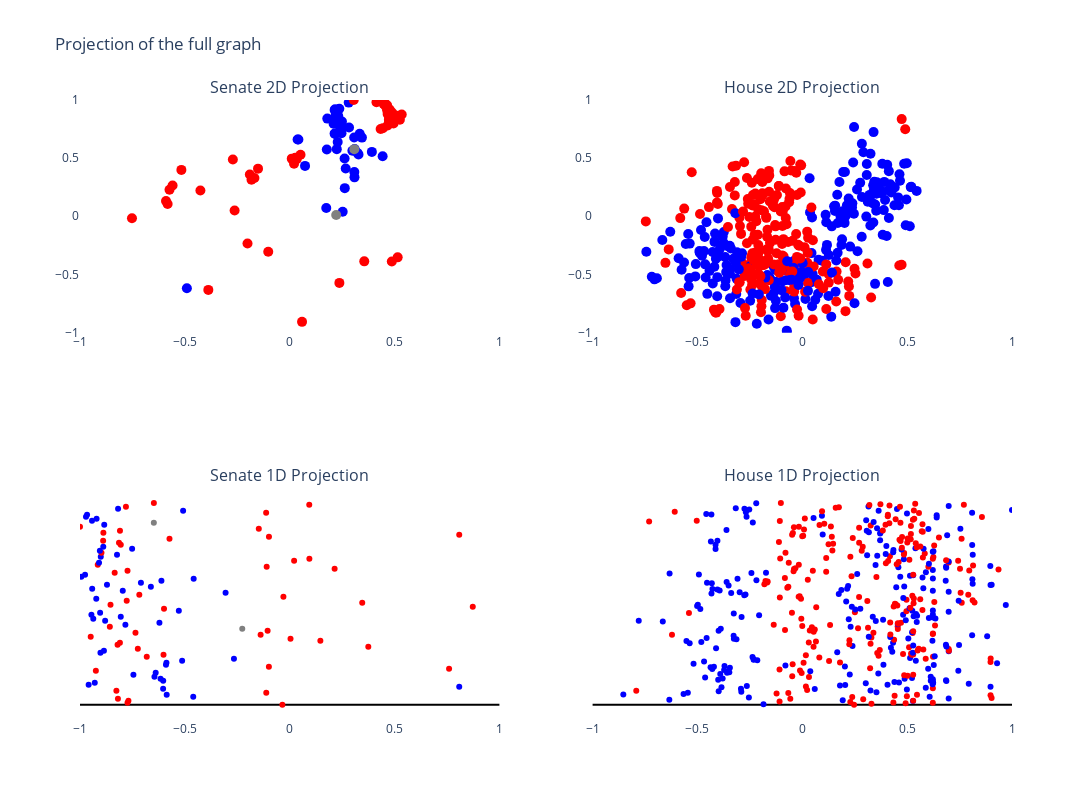

Notebook code for this chart:
### Markdown cell above
# Projection of the full graph 1d

### Code cell
import plotly.graph_objects as go
from plotly.subplots import make_subplots
import pandas as pd

# Assuming DATABASE is already defined
senate: pd.DataFrame = DATABASE[DATABASE["chamber"] == "Senate"]
house: pd.DataFrame = DATABASE[DATABASE["chamber"] == "House"]

# Create a 2x2 subplot
fig = make_subplots(
    rows=2,
    cols=2,
    shared_xaxes=True,
    subplot_titles=(
        "Senate 2D Projection",
        "House 2D Projection",
        "Senate 1D Projection",
        "House 1D Projection",
    ),
)

# Add 2D projections for Senate
fig.add_trace(
    go.Scatter(
        x=senate["projection-2d_x"],
        y=senate["projection-2d_y"],
        mode="markers",
        marker=dict(
            size=10,
            color=senate["color"],
            colorscale="RdBu",
            showscale=False,
        ),
        text=senate["bioname"],
    ),
    row=1,
    col=1,
)

# Add 2D projections for House
fig.add_trace(
    go.Scatter(
        x=house["projection-2d_x"],
        y=house["projection-2d_y"],
        mode="markers",
        marker=dict(
            size=10,
            color=house["color"],
            colorscale="RdBu",
            showscale=False,
        ),
        text=house["bioname"],
    ),
    row=1,
    col=2,
)

# Add 1D projections for Senate
fig.add_trace(
    go.Scatter(
        x=senate["projection-1d"],
        mode="markers",
        marker_color=senate["color"],
    ),
    row=2,
    col=1,
)

# Add 1D projections for House
fig.add_trace(
    go.Scatter(
        x=house["projection-1d"],
        mode="markers",
        marker_color=house["color"],
    ),
    row=2,
    col=2,
)

# Update layout for the combined figure
fig.update_layout(
    title="Projection of the full graph",
    height=800,
    width=1200,
    showlegend=False,
    paper_bgcolor="rgba(0,0,0,0)",
    plot_bgcolor="rgba(0,0,0,0)",
    autosize=False,
)

# Update y-axes and x-axes as needed
fig.update_yaxes(showticklabels=True, range=[-1, 1], row=1)
fig.update_yaxes(zerolinecolor="black", showticklabels=False, row=2)
fig.update_xaxes(showticklabels=True, range=[-1, 1])

# Save and show the figure
fig.write_image(ASSETS_DIR / f"vector-projection-full.png")
fig.show()

### Figure 1 — Plotly figure (JSON) as saved in the notebook; plotly's stock layout.template omitted (floating-point values rounded to 4 significant figures; data arrays with more than 128 entries replaced by an {"elided": "..."} marker saying what was removed)
{"data": [{"marker": {"color": ["red", "red", "red", "red", "blue", "blue", "red", "red", "blue", "blue", "blue", "blue", "blue", "blue", "blue", "blue", "blue", "red", "red", "red", "blue", "blue", "blue", "blue", "red", "red", "blue", "blue", "red", "red", "red", "red", "red", "red", "red", "red", "red", "red", "gray", "red", "blue", "blue", "blue", "blue", "blue", "blue", "blue", "blue", "red", "red", "red", "red", "red", "blue", "red", "red", "blue", "blue", "blue", "blue", "blue", "blue", "blue", "blue", "blue", "blue", "red", "red", "red", "red", "red", "blue", "red", "red", "blue", "blue", "red", "blue", "blue", "blue", "red", "red", "red", "red", "red", "red", "red", "red", "red", "red", "blue", "gray", "blue", "blue", "blue", "blue", "red", "blue", "blue", "red", "red", "red"], "colorscale": [[0, "rgb(103,0,31)"], [0.1, "rgb(178,24,43)"], [0.2, "rgb(214,96,77)"], [0.3, "rgb(244,165,130)"], [0.4, "rgb(253,219,199)"], [0.5, "rgb(247,247,247)"], [0.6, "rgb(209,229,240)"], [0.7, "rgb(146,197,222)"], [0.8, "rgb(67,147,195)"], [0.9, "rgb(33,102,172)"], [1, "rgb(5,48,97)"]], "showscale": false, "size": 10}, "mode": "markers", "text": ["TUBERVILLE, Thomas Hawley (Tommy)", "SHELBY, Richard C.", "MURKOWSKI, Lisa", "SULLIVAN, Daniel Scott", "SINEMA, Kyrsten", "KELLY, Mark Edward", "BOOZMAN, John", "COTTON, Tom", "HARRIS, Kamala Devi", "PADILLA, Alejandro (Alex)", "FEINSTEIN, Dianne", "BENNET, Michael F.", "HICKENLOOPER, John Wright", "MURPHY, Christopher", "BLUMENTHAL, Richard", "CARPER, Thomas Richard", "COONS, Christopher A.", "RUBIO, Marco", "SCOTT, Richard Lynn (Rick)", "LOEFFLER, Kelly", "OSSOFF, Thomas Jonathan (Jon)", "WARNOCK, Raphael Gamaliel", "HIRONO, Mazie", "SCHATZ, Brian Emanuel", "CRAPO, Michael Dean", "RISCH, James", "DURBIN, Richard Joseph", "DUCKWORTH, Tammy", "YOUNG, Todd", "BRAUN, Michael", "GRASSLEY, Charles Ernest", "ERNST, Joni", "MARSHALL, Roger Wayne", "MORAN, Jerry", "McCONNELL, Addison Mitchell (Mitch)", "PAUL, Rand", "CASSIDY, Bill", "KENNEDY, John Neely", "KING, Angus Stanley, Jr.", "COLLINS, Susan Margaret", "CARDIN, Benjamin Louis", "VAN HOLLEN, Christopher", "MARKEY, Edward John", "WARREN, Elizabeth", "PETERS, Gary C.", "STABENOW, Deborah Ann", "KLOBUCHAR, Amy", "SMITH, Tina", "WICKER, Roger F.", "HYDE-SMITH, Cindy", "BLUNT, Roy", "HAWLEY, Joshua David", "DAINES, Steve", "TESTER, Jon", "FISCHER, Debra (Deb)", "SASSE, Benjamin Eric", "ROSEN, Jacklyn Sheryl", "CORTEZ MASTO, Catherine Marie", "SHAHEEN, Jeanne", "HASSAN, Margaret (Maggie)", "MENENDEZ, Robert", "BOOKER, Cory Anthony", "HEINRICH, Martin", "LUJÁN, Ben Ray", "SCHUMER, Charles Ellis (Chuck)", "GILLIBRAND, Kirsten", "BURR, Richard M.", "TILLIS, Thomas Roland (Thom)", "CRAMER, Kevin", "HOEVEN, John", "PORTMAN, Robert Jones (Rob)", "BROWN, Sherrod", "INHOFE, James Mountain", "LANKFORD, James", "WYDEN, Ronald Lee", "MERKLEY, Jeff", "TOOMEY, Patrick Joseph", "CASEY, Robert (Bob), Jr.", "REED, John F. (Jack)", "WHITEHOUSE, Sheldon", "SCOTT, Tim", "GRAHAM, Lindsey O.", "THUNE, John", "ROUNDS, Marion Michael (Mike)", "BLACKBURN, Marsha", "HAGERTY, William Francis (Bill)", "CORNYN, John", "CRUZ, Rafael Edward (Ted)", "LEE, Mike", "ROMNEY, Willard Mitt (Mitt)", "LEAHY, Patrick Joseph", "SANDERS, Bernard", "WARNER, Mark", "KAINE, Timothy Michael (Tim)", "CANTWELL, Maria E.", "MURRAY, Patty", "CAPITO, Shelley Moore", "MANCHIN, Joe, III", "BALDWIN, Tammy", "JOHNSON, Ron", "LUMMIS, Cynthia M.", "BARRASSO, John A."], "type": "scatter", "x": [0.3556, 0.4951, 0.4734, 0.4907, 0.3089, 0.177, -0.7521, 0.4908, 0.3281, -0.4903, 0.2262, 0.2245, 0.2245, 0.4432, 0.3919, 0.3444, 0.2989, 0.4523, -0.388, -0.1901, 0.0414, 0.03772, 0.3083, 0.2527, 0.05165, 0.03331, 0.2398, 0.2261, 0.4442, -0.1023, 0.4669, 0.4824, 0.487, 0.5149, 0.4139, -0.271, 0.467, -0.1682, 0.2217, 0.4647, 0.3338, 0.3237, 0.2509, 0.1793, 0.214, 0.22, 0.2223, 0.267, 0.009766, 0.05892, 0.4766, -0.2012, 0.4735, 0.2255, -0.4259, 0.4337, 0.1744, 0.2471, 0.2193, 0.3096, 0.283, 0.2288, 0.2617, 0.2627, 0.2814, 0.2366, 0.4826, 0.4734, -0.5731, -0.5585, 0.4477, 0.2093, -0.5898, -0.5822, 0.2491, 0.246, 0.4575, 0.2415, 0.3073, 0.2396, 0.4878, 0.5187, 0.4579, 0.02075, -0.1821, 0.2369, 0.4645, 0.5342, -0.151, 0.3055, 0.2452, 0.3081, 0.2316, 0.2251, 0.2167, 0.2142, -0.5166, 0.07316, 0.2158, 0.5254, -0.2627, 0.02647], "xaxis": "x", "y": [-0.3881, 0.7988, 0.8093, 0.8802, 0.3345, 0.5735, -0.01759, 0.8856, 0.5311, -0.6188, 0.8925, 0.8475, 0.5773, 0.5158, 0.5535, 0.6765, 0.563, 0.9766, -0.6334, 0.3595, 0.66, 0.6608, 0.3796, 0.03839, 0.5291, 0.49, 0.8026, 0.792, 0.7575, -0.3055, 0.8801, 0.8596, -0.3893, -0.3535, 0.9814, 0.4889, 0.7811, 0.3295, 0.01138, 0.9129, 0.7092, 0.544, 0.7729, 0.8399, 0.7124, 0.8784, 0.8029, 0.4106, 0.4954, -0.9083, 0.9174, -0.2341, 0.8313, 0.839, 0.2209, 0.7502, 0.07111, 0.7138, 0.867, 0.5787, 0.7635, 0.6385, 0.4965, 0.2419, 0.9777, 0.9242, 0.8976, 0.8312, 0.2274, 0.2646, 0.9668, 0.7952, 0.1306, 0.1049, 0.8157, 0.7332, 0.9565, 0.7955, 0.6774, 0.7967, 0.8537, 0.8638, 0.9472, 0.4515, 0.3134, -0.5733, 0.9538, 0.8752, 0.4095, 1, 0.7928, 0.5773, 0.862, 0.8336, 0.9195, 0.9131, 0.3989, 0.4333, 0.7082, 0.8308, 0.05009, 0.5032], "yaxis": "y"}, {"marker": {"color": {"elided": "455 str values"}, "colorscale": [[0, "rgb(103,0,31)"], [0.1, "rgb(178,24,43)"], [0.2, "rgb(214,96,77)"], [0.3, "rgb(244,165,130)"], [0.4, "rgb(253,219,199)"], [0.5, "rgb(247,247,247)"], [0.6, "rgb(209,229,240)"], [0.7, "rgb(146,197,222)"], [0.8, "rgb(67,147,195)"], [0.9, "rgb(33,102,172)"], [1, "rgb(5,48,97)"]], "showscale": false, "size": 10}, "mode": "markers", "text": {"elided": "455 str values"}, "type": "scatter", "x": {"elided": "455 float values"}, "xaxis": "x2", "y": {"elided": "455 float values"}, "yaxis": "y2"}, {"marker": {"color": ["red", "red", "red", "red", "blue", "blue", "red", "red", "blue", "blue", "blue", "blue", "blue", "blue", "blue", "blue", "blue", "red", "red", "red", "blue", "blue", "blue", "blue", "red", "red", "blue", "blue", "red", "red", "red", "red", "red", "red", "red", "red", "red", "red", "gray", "red", "blue", "blue", "blue", "blue", "blue", "blue", "blue", "blue", "red", "red", "red", "red", "red", "blue", "red", "red", "blue", "blue", "blue", "blue", "blue", "blue", "blue", "blue", "blue", "blue", "red", "red", "red", "red", "red", "blue", "red", "red", "blue", "blue", "red", "blue", "blue", "blue", "red", "red", "red", "red", "red", "red", "red", "red", "red", "red", "blue", "gray", "blue", "blue", "blue", "blue", "red", "blue", "blue", "red", "red", "red"]}, "mode": "markers", "type": "scatter", "x": [-0.03486, -0.7733, -0.7691, -0.8191, -0.46, -0.5866, -0.1118, -0.8264, -0.6037, 0.8084, -0.9588, -0.9296, -0.6032, -0.6159, -0.6449, -0.7453, -0.6391, -0.9244, 0.7601, -0.09922, -0.59, -0.5878, -0.513, -0.2659, -0.6817, -0.6018, -0.9024, -0.8859, -0.7242, 0.3748, -0.8209, -0.8097, 0.1462, 0.003887, -0.9489, -0.1387, -0.7355, -0.1054, -0.2263, -0.8577, -0.7835, -0.6212, -0.8801, -0.9367, -0.8057, -0.9456, -0.9041, -0.5287, -0.5993, 0.873, -0.8545, 0.3459, -0.7772, -0.9223, -0.03001, -0.7172, -0.3057, -0.7961, -0.9419, -0.6621, -0.8713, -0.7095, -0.6117, -0.4579, -0.9937, -0.9759, -0.8347, -0.7734, 0.2141, -0.1098, -0.9153, -0.9092, 0.02103, 0.09386, -0.9009, -0.8235, -0.8977, -0.9053, -0.7515, -0.889, -0.8056, -0.8141, -0.8897, -0.5733, -0.09889, 0.8085, -0.8884, -0.8094, -0.1474, -1, -0.8844, -0.6479, -0.9428, -0.9209, -0.9714, -0.9664, -0.1124, -0.5083, -0.8184, -0.781, 0.09321, -0.6478], "xaxis": "x3", "yaxis": "y3"}, {"marker": {"color": {"elided": "455 str values"}}, "mode": "markers", "type": "scatter", "x": {"elided": "455 float values"}, "xaxis": "x4", "yaxis": "y4"}], "layout": {"annotations": [{"font": {"size": 16}, "showarrow": false, "text": "Senate 2D Projection", "x": 0.225, "xanchor": "center", "xref": "paper", "y": 1, "yanchor": "bottom", "yref": "paper"}, {"font": {"size": 16}, "showarrow": false, "text": "House 2D Projection", "x": 0.775, "xanchor": "center", "xref": "paper", "y": 1, "yanchor": "bottom", "yref": "paper"}, {"font": {"size": 16}, "showarrow": false, "text": "Senate 1D Projection", "x": 0.225, "xanchor": "center", "xref": "paper", "y": 0.375, "yanchor": "bottom", "yref": "paper"}, {"font": {"size": 16}, "showarrow": false, "text": "House 1D Projection", "x": 0.775, "xanchor": "center", "xref": "paper", "y": 0.375, "yanchor": "bottom", "yref": "paper"}], "autosize": false, "height": 800, "paper_bgcolor": "rgba(0,0,0,0)", "plot_bgcolor": "rgba(0,0,0,0)", "showlegend": false, "title": {"text": "Projection of the full graph"}, "width": 1200, "xaxis": {"anchor": "y", "domain": [0, 0.45], "matches": "x3", "range": [-1, 1], "showticklabels": true}, "xaxis2": {"anchor": "y2", "domain": [0.55, 1], "matches": "x4", "range": [-1, 1], "showticklabels": true}, "xaxis3": {"anchor": "y3", "domain": [0, 0.45], "range": [-1, 1], "showticklabels": true}, "xaxis4": {"anchor": "y4", "domain": [0.55, 1], "range": [-1, 1], "showticklabels": true}, "yaxis": {"anchor": "x", "domain": [0.625, 1], "range": [-1, 1], "showticklabels": true}, "yaxis2": {"anchor": "x2", "domain": [0.625, 1], "range": [-1, 1], "showticklabels": true}, "yaxis3": {"anchor": "x3", "domain": [0, 0.375], "showticklabels": false, "zerolinecolor": "black"}, "yaxis4": {"anchor": "x4", "domain": [0, 0.375], "showticklabels": false, "zerolinecolor": "black"}}}
